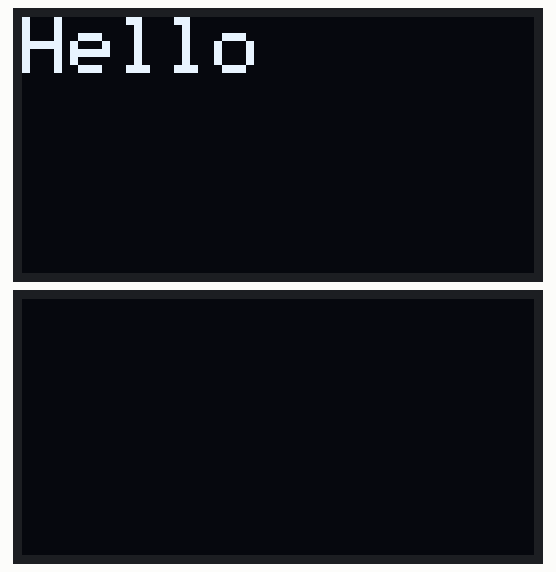
Simulated run of this sketch. Board: ESP32. On the bench: 2 × 128×64 one-colour display.

Above: at 0.1 s.
At 2.2 s:
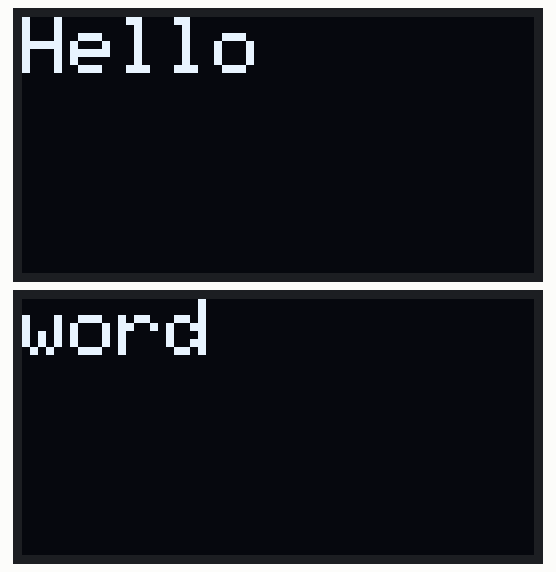

The sketch:

ESP32-OLED-3.ino
```cpp
#include <SPI.h>
#include <Wire.h>
#include <Adafruit_GFX.h>
#include <Adafruit_SH1106.h>
//OLED1
#define OLED_MOSI  23
#define OLED_CLK   18
#define OLED_DC    19
#define OLED_CS    5
#define OLED_RESET 21
//OLED2
#define OLED_MOSI2  23
#define OLED_CLK2   18
#define OLED_DC2    19
#define OLED_CS2    15
#define OLED_RESET2 4
Adafruit_SH1106 Display1(OLED_MOSI, OLED_CLK, OLED_DC, OLED_RESET, OLED_CS);
Adafruit_SH1106 Display2(OLED_MOSI2, OLED_CLK2, OLED_DC2, OLED_RESET2, OLED_CS2);
void setup()   {
  Serial.begin(9600);
  Display1.begin(SH1106_SWITCHCAPVCC);
  Display2.begin(SH1106_SWITCHCAPVCC);
}
void loop() {
  Display1.clearDisplay();
  Display1.setTextSize(2); //Sixe(1)10,Sixe(2)20
  Display1.setTextColor(WHITE);
  Display1.setCursor(0,0);//寬,高
  Display1.println("Hello");
  Display1.display();
  delay(2000);
  Display2.clearDisplay();
  Display2.setTextSize(2); //Sixe(1)10,Sixe(2)20
  Display2.setTextColor(WHITE);
  Display2.setCursor(0,0);//寬,高
  Display2.println("word");
  Display2.display();
  delay(2000);
}
```
